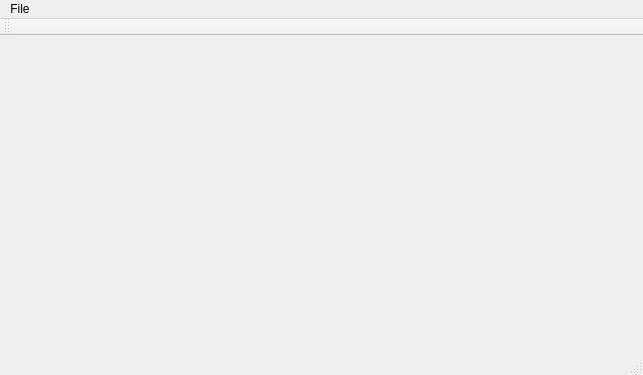
<?xml version="1.0" encoding="UTF-8"?>
<ui version="4.0">
 <class>MainWindow</class>
 <widget class="QMainWindow" name="MainWindow">
  <property name="geometry">
   <rect>
    <x>0</x>
    <y>0</y>
    <width>643</width>
    <height>375</height>
   </rect>
  </property>
  <property name="windowTitle">
   <string>MainWindow</string>
  </property>
  <widget class="QWidget" name="centralWidget"/>
  <widget class="QMenuBar" name="menuBar">
   <property name="geometry">
    <rect>
     <x>0</x>
     <y>0</y>
     <width>643</width>
     <height>21</height>
    </rect>
   </property>
   <widget class="QMenu" name="menuPazzles">
    <property name="title">
     <string>File</string>
    </property>
    <addaction name="choose_file"/>
   </widget>
   <addaction name="menuPazzles"/>
  </widget>
  <widget class="QToolBar" name="mainToolBar">
   <attribute name="toolBarArea">
    <enum>TopToolBarArea</enum>
   </attribute>
   <attribute name="toolBarBreak">
    <bool>false</bool>
   </attribute>
  </widget>
  <widget class="QStatusBar" name="statusBar"/>
  <action name="choose_file">
   <property name="text">
    <string>Choose file</string>
   </property>
  </action>
 </widget>
 <layoutdefault spacing="6" margin="11"/>
 <resources/>
 <connections/>
</ui>
